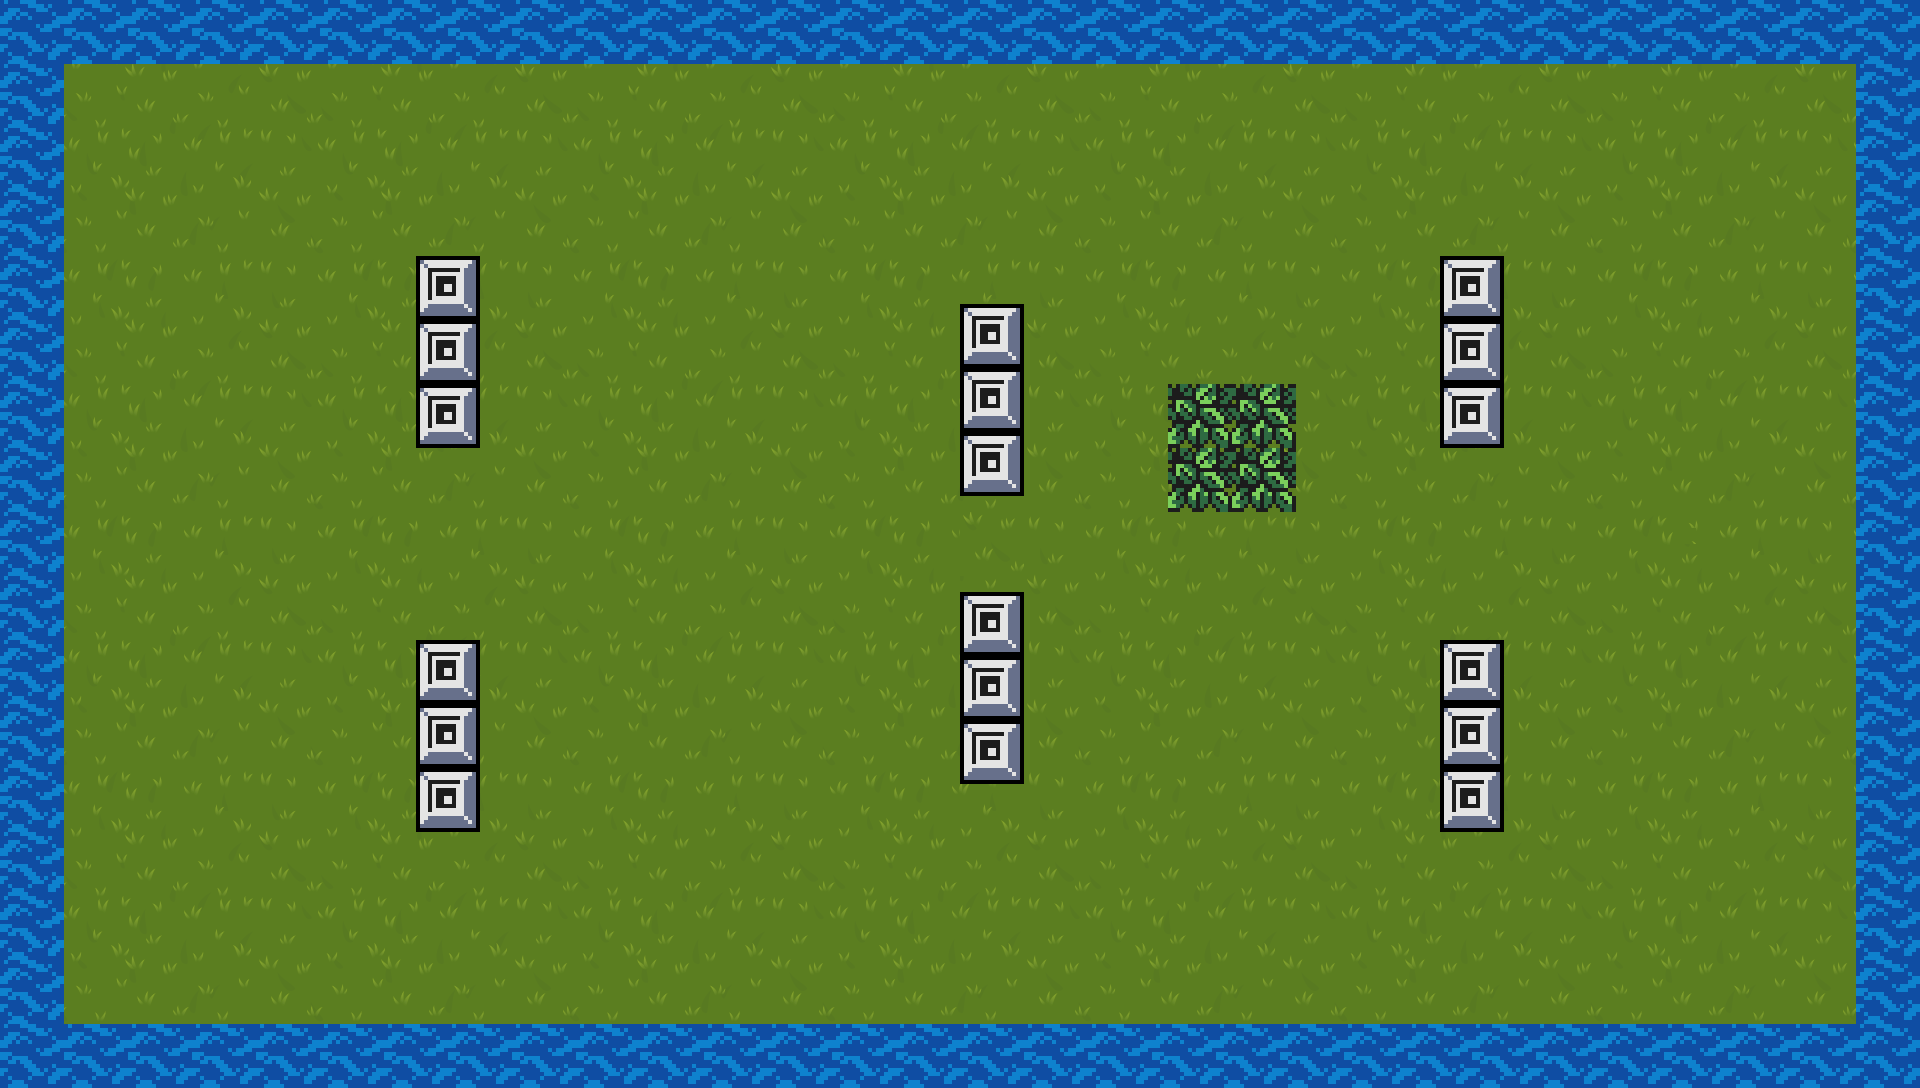

This is a level from a 2D game, rendered from its Tiled map with the project's own tilesets. A one-line summary and the map file follow, with tile-layer data summarised:
An orthogonal 120x68 tile map with 16x16 px tiles, 4 tile layers (ground, firstCouche, scdCouche, animation), 7 tilesets and 27 objects (10x wall, 3x crackStone, crate, enemy, tank, ...).

<map version="1.5" tiledversion="1.7.2" orientation="orthogonal" renderorder="right-down" width="120" height="68" tilewidth="16" tileheight="16" infinite="0" nextlayerid="11" nextobjectid="1199">
 <editorsettings>
  <export target="../1.lua" format="lua" />
 </editorsettings>
 <tileset firstgid="1" name="Ground_Tile_01_B" tilewidth="16" tileheight="16" tilecount="256" columns="16">
  <image source="../../assets/tiles/Tiles/Ground_Tile_01_B.png" width="256" height="256" />
 </tileset>
 <tileset firstgid="257" name="Ground_Tile_01_C" tilewidth="16" tileheight="16" tilecount="256" columns="16">
  <image source="../../assets/tiles/Tiles/Ground_Tile_01_C.png" width="256" height="256" />
 </tileset>
 <tileset firstgid="513" name="Ground_Tile_02_A" tilewidth="16" tileheight="16" tilecount="256" columns="16">
  <image source="../../assets/tiles/Tiles/Ground_Tile_02_A.png" width="256" height="256" />
 </tileset>
 <tileset firstgid="769" name="Ground_Tile_02_B" tilewidth="16" tileheight="16" tilecount="256" columns="16">
  <image source="../../assets/tiles/Tiles/Ground_Tile_02_B.png" width="256" height="256" />
 </tileset>
 <tileset firstgid="1025" name="Ground_Tile_02_C" tilewidth="16" tileheight="16" tilecount="256" columns="16">
  <image source="../../assets/tiles/Tiles/Ground_Tile_02_C.png" width="256" height="256" />
 </tileset>
 <tileset firstgid="1281" name="Ground_Tile_01_A" tilewidth="16" tileheight="16" tilecount="256" columns="16">
  <image source="../../assets/tiles/Tiles/Ground_Tile_01_A.png" width="256" height="256" />
 </tileset>
 <tileset firstgid="1537" name="Tank Town V2" tilewidth="16" tileheight="16" tilecount="1920" columns="40">
  <image source="../../assets/tiles/Tank Town V2.png" width="640" height="768" />
 </tileset>
 <layer id="1" name="ground" width="120" height="68">
  <data>[8160 cells, 8160 non-empty, 288 distinct tile ids]</data>
 </layer>
 <layer id="9" name="firstCouche" width="120" height="68">
  <data>[8160 cells, 64 non-empty, 16 distinct tile ids]</data>
 </layer>
 <layer id="3" name="scdCouche" width="120" height="68">
  <data>[8160 cells, 0 non-empty, 0 distinct tile ids]</data>
 </layer>
 <objectgroup color="#840c8f" id="8" name="entity">
  <object id="1175" name="Crate" type="crate" x="960" y="512" width="64" height="64" />
  <object id="1177" name="Wall" type="wall" x="416" y="256" width="64" height="192" />
  <object id="1180" name="Wall" type="wall" x="416" y="640" width="64" height="192" />
  <object id="1182" name="Wall" type="wall" x="960" y="304" width="64" height="192" />
  <object id="1183" name="Wall" type="wall" x="960" y="592" width="64" height="192" />
  <object id="1184" name="Wall" type="wall" x="1440" y="256" width="64" height="192" />
  <object id="1185" name="Wall" type="wall" x="1440" y="640" width="64" height="192" />
  <object id="1186" name="Wall" type="wall" x="-144" y="64" width="208" height="1024" />
  <object id="1187" name="Wall" type="wall" x="1856" y="0" width="208" height="1024" />
  <object id="1188" name="Wall" type="wall" x="0" y="-144" width="1856" height="208" />
  <object id="1189" name="Wall" type="wall" x="64" y="1024" width="1856" height="208" />
  <object id="1190" name="Enemy" type="enemy" x="1680" y="544">
   <properties>
    <property name="allowMove" type="bool" value="false" />
    <property name="lvl" type="int" value="1" />
   </properties>
   <point />
  </object>
  <object id="1191" name="Tank" type="tank" x="240" y="544">
   <properties>
    <property name="direction" value="right" />
   </properties>
   <point />
  </object>
  <object id="1192" name="CrackStone" type="crackStone" x="1440" y="448" width="64" height="64" />
  <object id="1193" name="CrackStone" type="crackStone" x="1440" y="512" width="64" height="64" />
  <object id="1194" name="CrackStone" type="crackStone" x="1440" y="576" width="64" height="64" />
  <object id="1195" name="Bush" type="bush" x="1168" y="384" width="128" height="128" />
 </objectgroup>
 <objectgroup color="#ff0000" id="5" name="solid">
  <properties>
   <property name="collidable" type="bool" value="true" />
  </properties>
  <object id="1164" x="960" y="304" width="64" height="192" />
  <object id="1165" x="960" y="592" width="64" height="192" />
  <object id="1167" x="416" y="256" width="64" height="192" />
  <object id="1168" x="416" y="640" width="64" height="192" />
  <object id="1169" x="1440" y="256" width="64" height="192" />
  <object id="1170" x="1440" y="640" width="64" height="192" />
  <object id="1171" x="0" y="0" width="1856" height="64" />
  <object id="1172" x="1856" y="0" width="64" height="1024" />
  <object id="1173" x="64" y="1024" width="1856" height="64" />
  <object id="1174" x="0" y="64" width="64" height="1024" />
 </objectgroup>
 <layer id="10" name="animation" width="120" height="68">
  <data>[8160 cells, 0 non-empty, 0 distinct tile ids]</data>
 </layer>
</map>
